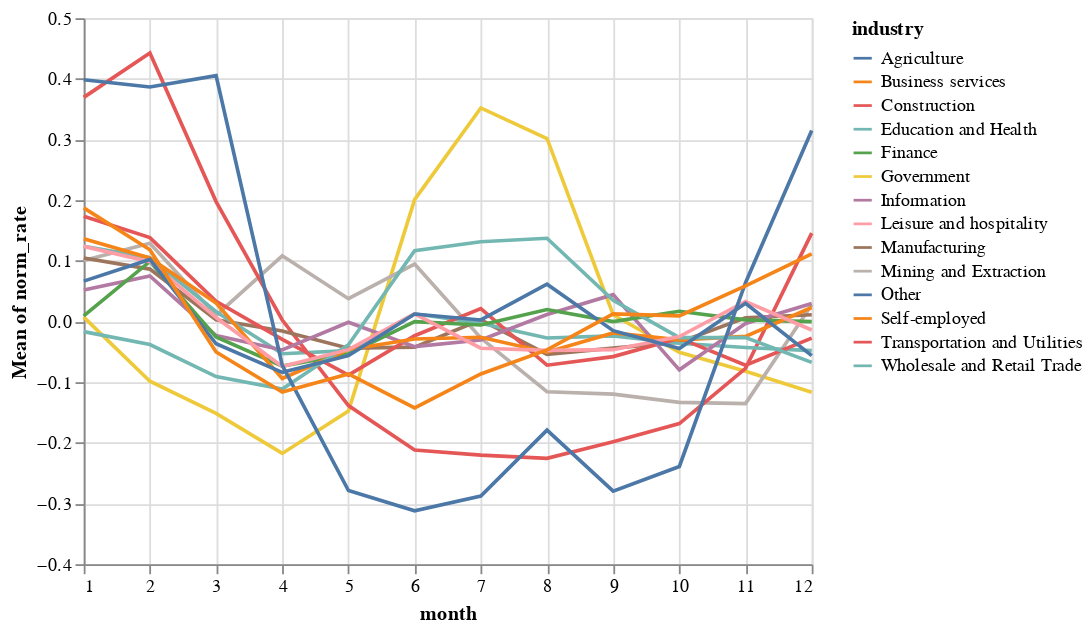

Notebook cell for this chart:
### Code cell
c

### Figure 1 — Vega-Lite specification as saved in the notebook (floating-point values rounded to 4 significant figures; data arrays with more than 128 entries replaced by an {"elided": "..."} marker saying what was removed)
{"config": {"view": {"continuousWidth": 400, "continuousHeight": 300}}, "data": {"name": "data-0dabc85e2732c18e281685b3e66a2c93"}, "mark": "line", "encoding": {"color": {"field": "industry", "type": "nominal"}, "x": {"field": "month", "type": "quantitative"}, "y": {"aggregate": "mean", "field": "norm_rate", "type": "quantitative"}}, "$schema": "https://vega.github.io/schema/vega-lite/v4.17.0.json", "datasets": {"data-0dabc85e2732c18e281685b3e66a2c93": {"elided": "1708 records"}}}
